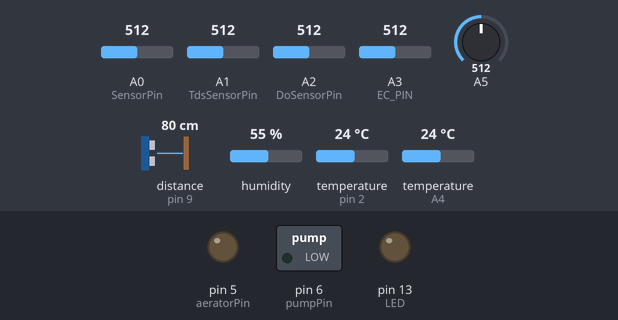
A sketch run on a simulated Arduino Uno, built with avr-gcc and run on an emulated ATmega328P. Shown: switched loads named in the sketch (green lamp = pin HIGH), output pins drawn as LEDs (lit = HIGH). Wiring (inferred from the names in the program): ultrasonic range finder: trigger pin 8; echo pin 9. The inputs (shaded band) are chosen by the test bench; at power-on: A5 = 512, A0 (SensorPin) = 512, A1 (TdsSensorPin) = 512, A2 (DoSensorPin) = 512, A3 (EC_PIN) = 512, distance to the obstacle (sensor on pin 9) 80 cm, humidity 55 %, temperature (sensors on pin 2, A4) 24 °C. The echo pulse lasts 58.3 µs per cm; EEPROM starts erased; pins used as bus, display or sensor lines are not drawn; what the sketch prints to the serial monitor is not drawn.

Above: at 2.8 s.
2.9 s: A5 set to 493
18.4 s: A5 set to 419
20.1 s: A5 set to 385
At 22.3 s:
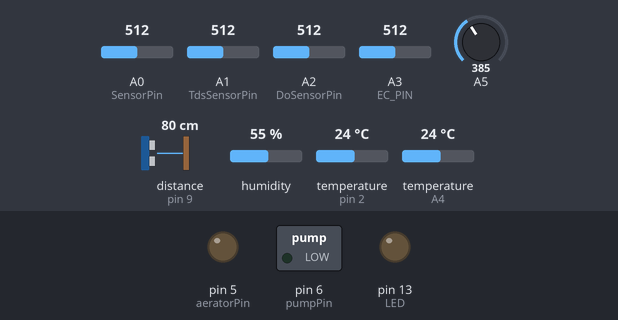
22.7 s: A5 set to 458
At 24.3 s:
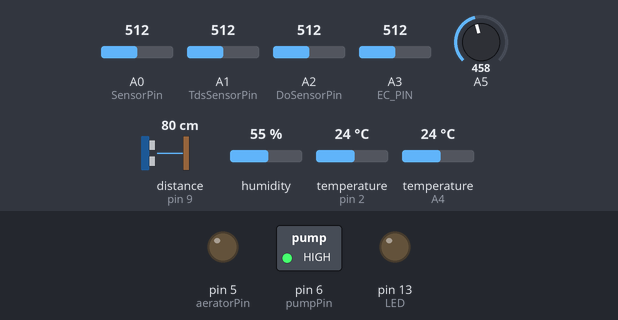
Timing chart, 0 to 25.8 s (numbered marks = the images above; inputs shaded):
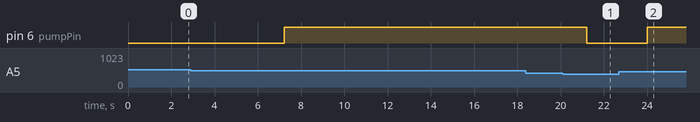

Measured:
- after the input at 18.4 s, every drawn part: stays the same
- after the input at 20.1 s, pin 6 (pumpPin): HIGH → LOW after 1.1 s
- after the input at 22.7 s, pin 6 (pumpPin): LOW → HIGH after 1.3 s

The sketch:

combined.ino
```cpp
#include <avr/pgmspace.h>
#include "DFRobot_EC.h"
#include <EEPROM.h>
#include <OneWire.h>
#include <DallasTemperature.h>
#include "DHT.h"

const int trigPin = 8;
const int echoPin = 9;

#define DHTPIN 2
#define DHTTYPE DHT11

DHT dht(DHTPIN, DHTTYPE);

// Control the pump.
const int aeratorPin = 5;
const int pumpPin = 6;

// GPIO where the DS18B20 is connected to
const int oneWireBus = A4;

// Setup a oneWire instance to communicate with any OneWire devices
OneWire oneWire(oneWireBus);

// Pass our oneWire reference to Dallas Temperature sensor
DallasTemperature sensors(&oneWire);


#define SensorPin A0            //pH meter Analog output to Arduino Analog Input 0
#define Offset 0.00            //deviation compensate
#define LED 13
#define samplingInterval 20
#define printInterval 800
#define ArrayLenth  40    //times of collection
int pHArray[ArrayLenth];   //Store the average value of the sensor feedback
int pHArrayIndex = 0;

#define TdsSensorPin A1
#define VREF 5.0      // analog reference voltage(Volt) of the ADC
#define SCOUNT  30           // sum of sample point
int analogBuffer[SCOUNT];    // store the analog value in the array, read from ADC
int analogBufferTemp[SCOUNT];
int analogBufferIndex = 0, copyIndex = 0;
float averageVoltage = 0, tdsValue = 0, temperature = 25;

#define DoSensorPin  A2    //dissolved oxygen sensor analog output pin to arduino mainboard
#define VREFDO 5000    //for arduino uno, the ADC reference is the AVCC, that is 5000mV(TYP)

#define EEPROM_write(address, p) {int i = 0; byte *pp = (byte*)&(p);for(; i < sizeof(p); i++) EEPROM.write(address+i, pp[i]);}
#define EEPROM_read(address, p)  {int i = 0; byte *pp = (byte*)&(p);for(; i < sizeof(p); i++) pp[i]=EEPROM.read(address+i);}

#define ReceivedBufferLength 20
char receivedBuffer[ReceivedBufferLength + 1];  // store the serial command
byte receivedBufferIndex = 0;

#define SCOUNT  30           // sum of sample point
int analogBufferDO[SCOUNT];    //store the analog value in the array, readed from ADC
int analogBufferTempDO[SCOUNT];
int analogBufferIndexDO = 0, copyIndexDO = 0;

#define SaturationDoVoltageAddress 12          //the address of the Saturation Oxygen voltage stored in the EEPROM
#define SaturationDoTemperatureAddress 16      //the address of the Saturation Oxygen temperature stored in the EEPROM
float SaturationDoVoltage, SaturationDoTemperature;
float averageVoltageDO;

const float SaturationValueTab[41] PROGMEM = {      //saturation dissolved oxygen concentrations at various temperatures
  14.46, 14.22, 13.82, 13.44, 13.09,
  12.74, 12.42, 12.11, 11.81, 11.53,
  11.26, 11.01, 10.77, 10.53, 10.30,
  10.08, 9.86,  9.66,  9.46,  9.27,
  9.08,  8.90,  8.73,  8.57,  8.41,
  8.25,  8.11,  7.96,  7.82,  7.69,
  7.56,  7.43,  7.30,  7.18,  7.07,
  6.95,  6.84,  6.73,  6.63,  6.53,
  6.41,
};

#define EC_PIN A3
DFRobot_EC ec;

int wakeUp = 0;
bool isReady = false;

bool DEBUG = false;

double airTemp, airHumid, phValue, TDSValue, doValue, ecValue, waterLevelDistance;
bool isPumpOn = false;
bool isAeratorOn = false;

int counter = 0;
int totalHours = 1;
double currentPower = 0;

int deadCtr = 0;

void setup()
{
  pinMode(LED, OUTPUT);

  pinMode(TdsSensorPin, INPUT);
  pinMode(DoSensorPin, INPUT);

  pinMode(aeratorPin, OUTPUT);
  pinMode(pumpPin, OUTPUT);

  pinMode(trigPin, OUTPUT);
  pinMode(echoPin, INPUT);


  dht.begin();
  ec.begin();

  readDoCharacteristicValues();      //read Characteristic Values calibrated from the EEPROM
  sensors.begin();
  Serial.begin(9600);

  randomSeed(analogRead(A6));

  //Serial.println("Initializing sensors...");
}

void loop()
{

  deadCtr++;
  counter++;

  if (counter >= 3600)
  {
    counter = 0;
    totalHours++;
  }

  while (wakeUp < 5)
  {
    temperature = getTempCValue();
    airTemp = (dht.readTemperature() * 100.0) / 100.0;
    airHumid = (dht.readHumidity() * 100.0) / 100.0;
    phValue = getpHValue();
    TDSValue = getTDSValue();
    doValue = getDOValue();
    ecValue = getECValue();
    waterLevelDistance = getDistanceCM();

    wakeUp++;
    isReady = true;
    delay(500);
  }

  if (isReady)
  {
    temperature = getTempCValue();
    airTemp = (dht.readTemperature() * 100.0) / 100.0;
    airHumid = (dht.readHumidity() * 100.0) / 100.0;
    phValue = getpHValue();
    TDSValue = getTDSValue();

    doValue = getDOValue();

    //Serial.println("DO");


    if (deadCtr < 7200)
    {
      doValue = 7;

    }
    else
    {
      doValue = 4;
    }

    if (deadCtr = 9000)
    {
      deadCtr = 0;
    }


    //Serial.println(doValue);

    ecValue = getECValue();

    float TempCoefficient = 1.0 + 0.0185 * (temperature - 25.0);
    float CoefficientVolatge = (float)ecValue / TempCoefficient;

    float ecValue = (float)ecValue / TempCoefficient;
    float ECcurrent;

    if (CoefficientVolatge <= 448)
      ECcurrent = 6.84 * CoefficientVolatge - 64.32; //1ms/cm<EC<=3ms/cm
    else if (CoefficientVolatge <= 1457)
      ECcurrent = 6.98 * CoefficientVolatge - 127; //3ms/cm<EC<=10ms/cm
    else
      ECcurrent = 5.3 * CoefficientVolatge + 2278;                     //10ms/cm<EC<20ms/cm


    //Serial.print(ECcurrent, 2); //two decimal
    //Serial.println("ms/cm");

    ecValue = ECcurrent;

    waterLevelDistance = analogRead(A5);

    isAeratorOn = determinePumpStatus(temperature, airTemp, airHumid, phValue, TDSValue, doValue, ecValue);

    if (isnan(temperature) || isinf(temperature))
      temperature = 0;
    if (isnan(airTemp) || isinf(airTemp))
      airTemp = 0;
    if (isnan(airHumid) || isinf(airHumid))
      airHumid = 0;
    if (isnan(phValue) || isinf(phValue))
      phValue = 0;
    if (isnan(TDSValue) || isinf(TDSValue))
      TDSValue = 0;
    if (isnan(doValue) || isinf(doValue))
      doValue = 0;
    if (isnan(ecValue) || isinf(ecValue))
      ecValue = 0;


    if (doValue < 5)
    {
      isAeratorOn = true;
    }
    else
    {
      isAeratorOn = false;
    }

    if (waterLevelDistance <= 400)
    {
      isPumpOn = false;
    }
    else
    {
      isPumpOn = true;
    }


    if (DEBUG)
    {
      Serial.print("Water temperature: ");
      Serial.print(temperature);
      Serial.println(" C");

      Serial.print("Air temperature: ");
      Serial.print(airTemp);
      Serial.println(" C");

      Serial.print("Humidity: ");
      Serial.print(airHumid);
      Serial.println(" %");

      Serial.print("pH Value: ");
      Serial.println(phValue);

      Serial.print("Total Dissolved Oxygen :");
      Serial.print(TDSValue);
      Serial.println(" ppm");

      Serial.print("Dissolved Oxygen: ");
      Serial.print(doValue);
      Serial.println(" mg/L");

      Serial.print("Electrical Conductivity: ");
      Serial.print(ecValue);
      Serial.println(" mV");

      Serial.print("Distance :");
      Serial.print(waterLevelDistance);
      Serial.println(" cm");

      Serial.print("Aerator Status: ");


      Serial.println();
    }

    else
    {
      String toSend = "";

      toSend += String(temperature);
      toSend += ",";
      toSend += String(airTemp);
      toSend += ",";
      toSend += String(airHumid);
      toSend += ",";
      toSend += String(phValue);
      toSend += ",";
      toSend += String(TDSValue);
      toSend += ",";
      toSend += String(doValue);
      toSend += ",";
      toSend += String(ecValue);
      toSend += ",";


      if (waterLevelDistance > 500)
      {
        toSend += "LOW";
      }
      else
      {
        toSend +=  "NEAR FULL";
      }

      if (isAeratorOn)
      {
        //Serial.println("ON");
        digitalWrite(aeratorPin, HIGH);
      }
      else
      {
        //rSerial.println("OFF");
        digitalWrite(aeratorPin, LOW);
      }


      if (isPumpOn)
      {
        digitalWrite(pumpPin, HIGH);
      }
      else
      {
        digitalWrite(pumpPin, LOW);
      }
      toSend += ",";

      if (isAeratorOn)
      {
        toSend += "1";
      }
      else
      {
        toSend += "0";
      }

      toSend += ",";

      if (isPumpOn)
      {
        toSend += "1";
      }
      else
      {
        toSend += "0";
      }

      if (isAeratorOn && isPumpOn)
      {
        currentPower = 10.0;
      }
      else if (isAeratorOn || isPumpOn)
      {
        currentPower = 5.0;
      }

      double kwh = (currentPower)/1000;

      toSend += ",";
      toSend += String(currentPower);


      toSend += ",";
      toSend += String(kwh,4);


      Serial.print(toSend);

    }

  }

  delay(2000);

}

bool determinePumpStatus(double temperature, double airTemp, double airHumid, double phValue, double TDSValue, double doValue, double ecValue)
{
  return true;
}

float getTempCValue()
{
  sensors.requestTemperatures();
  float temperatureC = sensors.getTempCByIndex(0);
  temperatureC = (temperatureC * 100.0) / 100.0;

  return temperatureC;
}

float getpHValue()
{
  static unsigned long samplingTime = millis();
  static unsigned long printTime = millis();
  static float pHValue, voltage;
  if (millis() - samplingTime > samplingInterval)
  {
    pHArray[pHArrayIndex++] = analogRead(SensorPin);
    if (pHArrayIndex == ArrayLenth)pHArrayIndex = 0;
    voltage = avergearray(pHArray, ArrayLenth) * 5.0 / 1024;
    pHValue = 3.5 * voltage + Offset;
    samplingTime = millis();
  }
  if (millis() - printTime > printInterval)  //Every 800 milliseconds, print a numerical, convert the state of the LED indicator
  {
    //Serial.print("Voltage:");
    //Serial.print(voltage, 2);
    //Serial.print("    pH value: ");
    //Serial.println(pHValue, 2);
    return (pHValue * 100.0) / 100.0;
    digitalWrite(LED, digitalRead(LED) ^ 1);
    printTime = millis();
  }
}

float getTDSValue()
{
  static unsigned long analogSampleTimepoint = millis();
  if (millis() - analogSampleTimepoint > 40U)  //every 40 milliseconds,read the analog value from the ADC
  {
    analogSampleTimepoint = millis();
    analogBuffer[analogBufferIndex] = analogRead(TdsSensorPin);    //read the analog value and store into the buffer
    analogBufferIndex++;
    if (analogBufferIndex == SCOUNT)
      analogBufferIndex = 0;
  }
  static unsigned long printTimepoint = millis();
  if (millis() - printTimepoint > 800U)
  {
    printTimepoint = millis();
    for (copyIndex = 0; copyIndex < SCOUNT; copyIndex++)
      analogBufferTemp[copyIndex] = analogBuffer[copyIndex];
    averageVoltage = getMedianNum(analogBufferTemp, SCOUNT) * (float)VREF / 1024.0; // read the analog value more stable by the median filtering algorithm, and convert to voltage value
    float compensationCoefficient = 1.0 + 0.02 * (temperature - 25.0); //temperature compensation formula: fFinalResult(25^C) = fFinalResult(current)/(1.0+0.02*(fTP-25.0));
    float compensationVolatge = averageVoltage / compensationCoefficient; //temperature compensation
    tdsValue = (133.42 * compensationVolatge * compensationVolatge * compensationVolatge - 255.86 * compensationVolatge * compensationVolatge + 857.39 * compensationVolatge) * 0.5; //convert voltage value to tds value
    //Serial.print("voltage:");
    //Serial.print(averageVoltage,2);
    //Serial.print("V   ");
    //Serial.print("TDS Value:");
    //Serial.print(tdsValue,0);
    //Serial.println("ppm");

    return tdsValue;
  }
}

float getDOValue()
{
  static unsigned long analogSampleTimepoint = millis();
  if (millis() - analogSampleTimepoint > 30U)  //every 30 milliseconds,read the analog value from the ADC
  {
    analogSampleTimepoint = millis();
    analogBufferDO[analogBufferIndex] = analogRead(DoSensorPin);    //read the analog value and store into the buffer
    analogBufferIndexDO++;
    if (analogBufferIndexDO == SCOUNT)
      analogBufferIndexDO = 0;
  }

  static unsigned long tempSampleTimepoint = millis();
  if (millis() - tempSampleTimepoint > 500U) // every 500 milliseconds, read the temperature
  {
    tempSampleTimepoint = millis();
    //temperature = readTemperature();  // add your temperature codes here to read the temperature, unit:^C
  }

  static unsigned long printTimepoint = millis();
  if (millis() - printTimepoint > 1000U)
  {
    printTimepoint = millis();
    for (copyIndexDO = 0; copyIndexDO < SCOUNT; copyIndexDO++)
    {
      analogBufferTempDO[copyIndexDO] = analogBufferDO[copyIndexDO];
    }
    averageVoltageDO = getMedianNum(analogBufferTempDO, SCOUNT) * (float)VREFDO / 1024.0; // read the value more stable by the median filtering algorithm
    //Serial.print(F("Temperature:"));
    //Serial.print(temperature,1);
    //Serial.print(F("^C"));
    doValue = pgm_read_float_near( &SaturationValueTab[0] + (int)(SaturationDoTemperature + 0.5) ) * averageVoltageDO / SaturationDoVoltage; //calculate the do value, doValue = Voltage / SaturationDoVoltage * SaturationDoValue(with temperature compensation)

    return (doValue * 100.0) / 100.0;
    //Serial.print(F(",  DO Value:"));
    //Serial.print(doValue,2);
    //Serial.println(F("mg/L"));
  }
}

float getECValue()
{
  static unsigned long timepoint = millis();

  if (millis() - timepoint > 1000U) //time interval: 1s
  {
    timepoint = millis();
    float voltage = analogRead(EC_PIN) / 1024.0 * 5000; // read the voltage
    //Serial.println(voltage);

    return (voltage * 100.0) / 100.0;

    //temperature = readTemperature();  // read your temperature sensor to execute temperature compensation
    ecValue =  ec.readEC(voltage, temperature); // convert voltage to EC with temperature compensation
    //Serial.print("temperature:");
    //Serial.print(temperature,1);
    //Serial.print("^C  EC:");
    //Serial.print(ecValue,2);
    //Serial.println("ms/cm");
  }


  //ec.calibration(voltage,temperature);  // calibration process by Serail CMD
}

double avergearray(int* arr, int number) {
  int i;
  int max, min;
  double avg;
  long amount = 0;
  if (number <= 0) {
    Serial.println("Error number for the array to avraging!/n");
    return 0;
  }
  if (number < 5) { //less than 5, calculated directly statistics
    for (i = 0; i < number; i++) {
      amount += arr[i];
    }
    avg = amount / number;
    return avg;
  } else {
    if (arr[0] < arr[1]) {
      min = arr[0]; max = arr[1];
    }
    else {
      min = arr[1]; max = arr[0];
    }
    for (i = 2; i < number; i++) {
      if (arr[i] < min) {
        amount += min;      //arr<min
        min = arr[i];
      } else {
        if (arr[i] > max) {
          amount += max;  //arr>max
          max = arr[i];
        } else {
          amount += arr[i]; //min<=arr<=max
        }
      }//if
    }//for
    avg = (double)amount / (number - 2);
  }//if
  return avg;
}

int getMedianNum(int bArray[], int iFilterLen)
{
  int bTab[iFilterLen];
  for (byte i = 0; i < iFilterLen; i++)
    bTab[i] = bArray[i];
  int i, j, bTemp;
  for (j = 0; j < iFilterLen - 1; j++)
  {
    for (i = 0; i < iFilterLen - j - 1; i++)
    {
      if (bTab[i] > bTab[i + 1])
      {
        bTemp = bTab[i];
        bTab[i] = bTab[i + 1];
        bTab[i + 1] = bTemp;
      }
    }
  }
  if ((iFilterLen & 1) > 0)
    bTemp = bTab[(iFilterLen - 1) / 2];
  else
    bTemp = (bTab[iFilterLen / 2] + bTab[iFilterLen / 2 - 1]) / 2;
  return bTemp;
}

void readDoCharacteristicValues(void)
{
  EEPROM_read(SaturationDoVoltageAddress, SaturationDoVoltage);
  EEPROM_read(SaturationDoTemperatureAddress, SaturationDoTemperature);
  if (EEPROM.read(SaturationDoVoltageAddress) == 0xFF && EEPROM.read(SaturationDoVoltageAddress + 1) == 0xFF && EEPROM.read(SaturationDoVoltageAddress + 2) == 0xFF && EEPROM.read(SaturationDoVoltageAddress + 3) == 0xFF)
  {
    SaturationDoVoltage = 1127.6;   //default voltage:1127.6mv
    EEPROM_write(SaturationDoVoltageAddress, SaturationDoVoltage);
  }
  if (EEPROM.read(SaturationDoTemperatureAddress) == 0xFF && EEPROM.read(SaturationDoTemperatureAddress + 1) == 0xFF && EEPROM.read(SaturationDoTemperatureAddress + 2) == 0xFF && EEPROM.read(SaturationDoTemperatureAddress + 3) == 0xFF)
  {
    SaturationDoTemperature = 25.0;   //default temperature is 25^C
    EEPROM_write(SaturationDoTemperatureAddress, SaturationDoTemperature);
  }
}

int getDistanceCM()
{
  // Clears the trigPin
  digitalWrite(trigPin, LOW);
  delayMicroseconds(2);

  // Sets the trigPin on HIGH state for 10 micro seconds
  digitalWrite(trigPin, HIGH);
  delayMicroseconds(10);
  digitalWrite(trigPin, LOW);

  // Reads the echoPin, returns the sound wave travel time in microseconds
  long duration = pulseIn(echoPin, HIGH);
  // Calculating the distance
  int distance = duration * 0.034 / 2.0;
  distance = distance * 5;

  if ( distance < 0)
  {
    distance = 0;
  }

  return distance;
}
```
